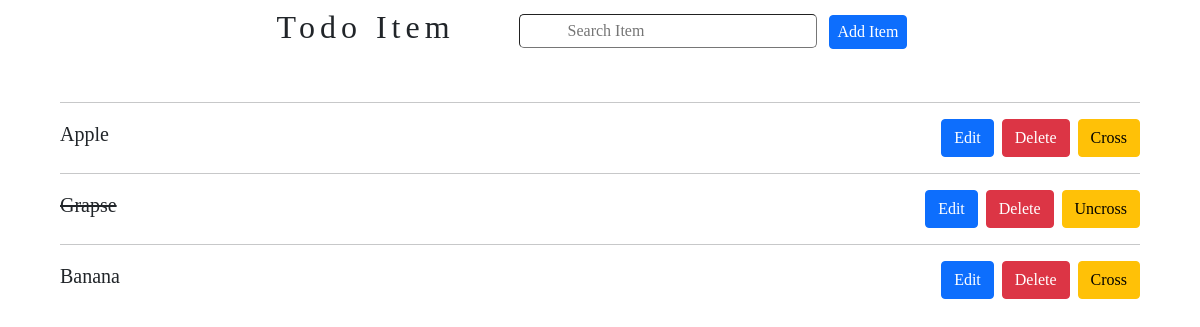
The app's page /, older data.
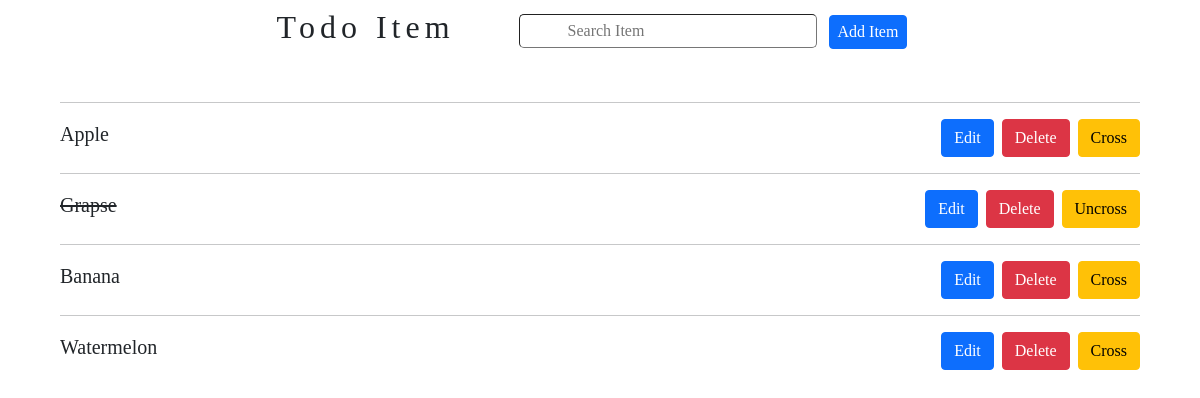
The same page, newer data.
### todo/models.py (models this page shows)
class Todo(models.Model):
    added_date = models.DateTimeField(auto_now_add=True)
    item= models.CharField(max_length=200)
    completed = models.BooleanField(default = False)

### todo/views.py (the view)
# urls.py: path('', views.home, name='home'),
def home(request):
    items = Todo.objects.all().order_by('added_date')
    data={
            'items':items,
    }
    return render(request, 'index.html', data)

### todo/templates/index.html (shortened to what this page needs)
<!DOCTYPE html>
{% load static %}
<html lang="en">
<head>
    <link href="https://cdn.jsdelivr.net/npm/bootstrap@5.0.2/dist/css/bootstrap.min.css" rel="stylesheet">
    <link rel="stylesheet" href="{% static 'CSS/style.css' %}">
</head>
<body>
    <div class="container-fluid mt-2">
        <div class="d-flex align-items-center justify-content-center">
            <h2 class="me-5 todoitem">Todo Item</h2>
            <form action="add-todo/" method="post" class="form-check-inline">
                <input type="search" name="content" id="search" placeholder="Search Item" class=" p-1 px-5 border-1 ms-3">
                <button type="submit"  class=" border-1 p-1 ms-2 btn btn-primary px-2">Add Item</button>
           </form>
        </div>
        <div class="itemcontainer mt-5 ms-5">
            {% for i in items %}
            <div class="items">
                <hr class="me-5">
                <div class="item d-flex align-items-center justify-content-between">
                    <h5 class="text-capitalize font-time {% if i.completed %}text-decoration-line-through{% endif %}">{{i.item}}</h5>
                    <div class=" me-5 d-flex">
                        <form action="edit/{{i.id}}" method="post">
                        <button class="btn btn-primary">Edit</button>
                        </form>
                        <form action="delete/{{i.id}}" method="get">
                        <button class="btn btn-danger mx-2">Delete</button>
                        </form>
                        {% if i.completed %}
                        <form action="crossoff/{{i.id}}" method="get">
                        <button class="btn btn-warning">Uncross</button>
                        </form>
                        {% else %}
                        <form action="uncross/{{i.id}}" method="get">
                            <button class="btn btn-warning">Cross</button>
                        </form>
                        {% endif %}
                    </div>
                </div>
            </div>
            {% endfor %}
        </div>
    </div>
</body>
</html>

Row changes from the older to the newer data that the page shows:
added Todo: item "Watermelon"
